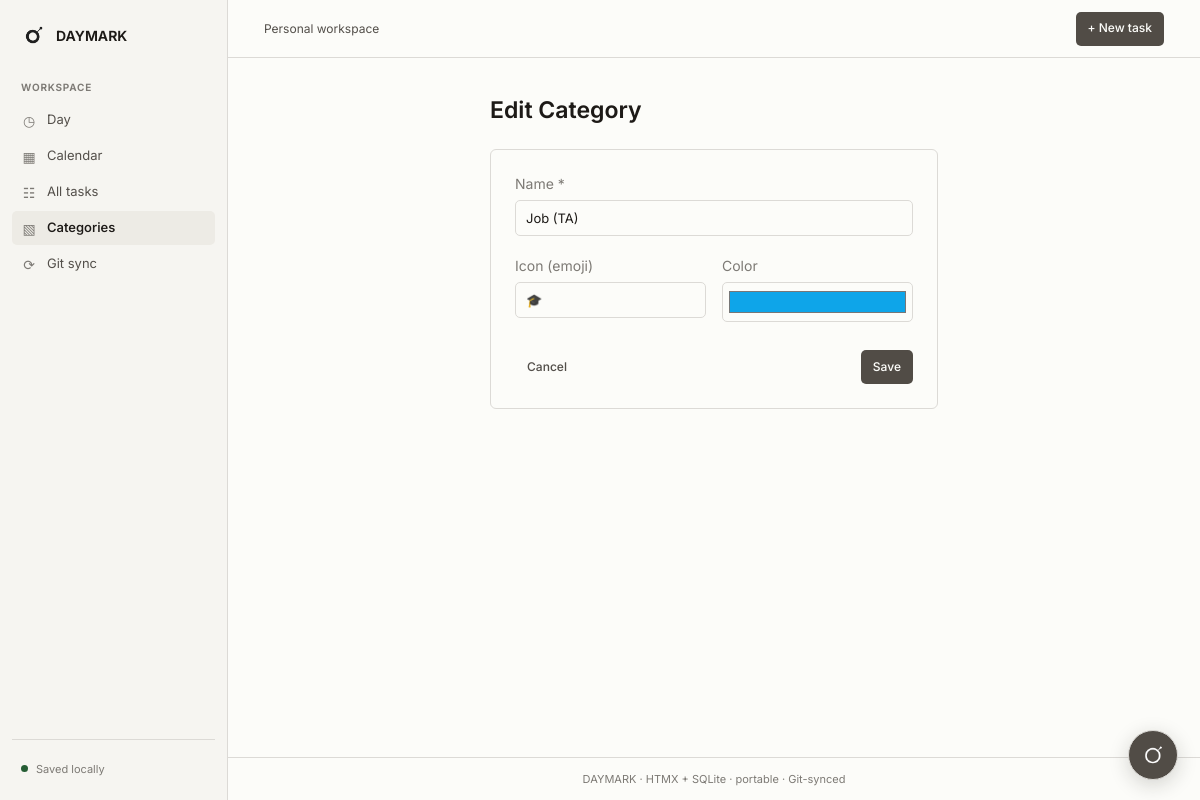
/category/1/edit, run on the app's committed database.
### tables this page shows
CREATE TABLE categories (
            id INTEGER PRIMARY KEY AUTOINCREMENT,
            name TEXT NOT NULL UNIQUE,
            color TEXT DEFAULT '#6366f1',
            icon TEXT DEFAULT '📁',
            sort_order INTEGER DEFAULT 0,
            created_at TEXT DEFAULT (datetime('now'))
        );

### app.py (the view, shortened to what this page needs)
@app.route("/category/<int:cid>/edit", methods=["GET", "POST"])
def category_edit(cid):
    db = get_db()
    cat = db.execute("SELECT * FROM categories WHERE id = ?", (cid,)).fetchone()
    if not cat:
        flash("Not found", "error")
        return redirect(url_for("categories_list"))
    return render_template("category_form.html", cat=cat, mode="edit")

### app.py (called while the page is built)
def get_db():
    if "db" not in g:
        DATA_DIR.mkdir(exist_ok=True)
        g.db = sqlite3.connect(DB_PATH)
        g.db.row_factory = sqlite3.Row
        g.db.execute("PRAGMA foreign_keys = ON")
        g.db.execute(
            "ATTACH DATABASE ? AS agent_memory",
            (str(DATA_DIR / "assistant_memory.db"),),
        )
        g.db.execute("""
            CREATE TABLE IF NOT EXISTS agent_memory.assistant_memories (
                id INTEGER PRIMARY KEY AUTOINCREMENT,
                content TEXT NOT NULL UNIQUE,
                created_at TEXT NOT NULL DEFAULT (datetime('now')),
                updated_at TEXT NOT NULL DEFAULT (datetime('now'))
            )
        """)
    return g.db

@app.context_processor
def inject_template_helpers():
    return {"recurrence_label": recurrence_label}

@app.before_request
def ensure_db():
    init_db()

### templates/category_form.html (shortened to what this page needs)
{% extends "base.html" %}
{% block content %}
<div class="max-w-md mx-auto">
  <h1 class="page-heading mb-6">
    {% if mode=='new' %}New Category{% else %}Edit Category{% endif %}
  </h1>
  <form method="post" class="card p-6 space-y-5">
    <div>
      <label class="block text-sm text-muted mb-1.5">Name *</label>
      <input type="text" name="name" required class="input"
             value="{{ cat.name if cat else '' }}" placeholder="e.g. Research" autofocus>
    </div>
    <div class="grid grid-cols-2 gap-4">
      <div>
        <label class="block text-sm text-muted mb-1.5">Icon (emoji)</label>
        <input type="text" name="icon" class="input" maxlength="4"
               value="{{ cat.icon if cat else '📁' }}" placeholder="📁">
      </div>
      <div>
        <label class="block text-sm text-muted mb-1.5">Color</label>
        <input type="color" name="color" class="input h-10 p-1 cursor-pointer"
               value="{{ cat.color if cat else '#6366f1' }}">
      </div>
    </div>
    <div class="flex items-center justify-between pt-2">
      <a href="{{ url_for('categories_list') }}" class="btn btn-ghost">Cancel</a>
      <button type="submit" class="btn btn-primary">
        {% if mode=='new' %}Create{% else %}Save{% endif %}
      </button>
    </div>
  </form>
</div>
{% endblock %}

### static/app.css (style rules this page uses)
:root { color-scheme: light; --color-paper: oklch(99% 0.004 95); --color-paper-2: oklch(97% 0.006 95); --color-paper-3: oklch(94% 0.008 95); --color-ink: oklch(22% 0.008 75); --color-ink-2: oklch(43% 0.009 75); --color-muted: oklch(58% 0.008 75); --color-rule: oklch(89% 0.006 85); --color-accent: oklch(42% 0.012 75); --color-accent-hover: oklch(32% 0.012 75); --color-accent-soft: oklch(95% 0.006 75); --color-focus: oklch(61% 0.13 25); --color-focus-ring: oklch(61% 0.13 25 / 14%); --color-selection: oklch(92% 0.035 25); --color-rule-hover: oklch(81% 0.008 85); --color-input-hover: oklch(79% 0.008 85); --color-success-rule: oklch(87% 0.04 150); --color-danger-rule: oklch(88% 0.04 25); --color-danger: oklch(53% 0.16 28); --color-danger-soft: oklch(96% 0.025 25); --color-success: oklch(43% 0.09 150); --color-success-soft: oklch(96% 0.025 150); --color-warning: oklch(49% 0.1 75); --color-warning-soft: oklch(97% 0.025 85); --color-status-todo: oklch(52% 0.012 75); --color-status-doing: oklch(52% 0.1 75); --color-status-done: oklch(44% 0.09 150); --color-status-blocked: oklch(53% 0.14 28); --font-display: 'Inter', sans-serif; --font-body: 'Inter', sans-serif; --font-mono: ui-monospace, 'Cascadia Code', 'Segoe UI Mono', monospace; --space-2xs: 0.25rem; --space-xs: 0.5rem; --space-sm: 0.75rem; --space-md: 1rem; --space-lg: 1.5rem; --space-xl: 2rem; --space-2xl: 3rem; --radius-control: 5px; --radius-surface: 6px; --ease-out: cubic-bezier(0.16, 1, 0.3, 1); --dur-short: 150ms; }
* { box-sizing: border-box; }
html, body { min-height: 100%; overflow-x: clip; }
body { margin: 0; background: var(--color-paper); color: var(--color-ink); font-family: var(--font-body); font-size: 14px; line-height: 1.5; -webkit-font-smoothing: antialiased; }
button, input, select, textarea { font: inherit; }
a { color: inherit; text-decoration: none; }
button, a, input, select, textarea { -webkit-tap-highlight-color: transparent; }
.page-heading { margin: 0; color: var(--color-ink); font-family: var(--font-display); font-size: 23px; font-weight: 620; line-height: 1.25; letter-spacing: 0; overflow-wrap: anywhere; }
.text-muted { color: var(--color-muted) !important; }
.card { background: var(--color-paper); border: 1px solid var(--color-rule); border-radius: var(--radius-surface); }
.btn { display: inline-flex; align-items: center; justify-content: center; gap: 6px; min-height: 34px; padding: 6px 11px; border: 1px solid transparent; border-radius: var(--radius-control); color: var(--color-ink-2); background: transparent; font-size: 12px; font-weight: 520; line-height: 1.2; white-space: nowrap; cursor: pointer; transition: color var(--dur-short) ease, background var(--dur-short) ease, border-color var(--dur-short) ease; }
.btn-primary { color: var(--color-paper); background: var(--color-accent); }
.btn-ghost { color: var(--color-ink-2); }
.input { display: block; width: 100%; min-height: 36px; padding: 7px 10px; border: 1px solid var(--color-rule); border-radius: var(--radius-control); color: var(--color-ink); background: var(--color-paper); font-size: 13px; line-height: 1.4; transition: border-color var(--dur-short) ease, box-shadow var(--dur-short) ease; }
.input::placeholder { color: var(--color-muted); }
input[type="color"].input { min-height: 40px; padding: 4px; }

### data on the page
categories: name "Job (TA)", icon "🎓", color "#0ea5e9"
